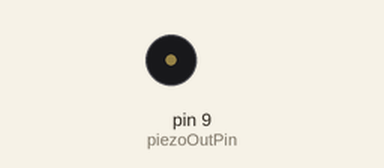
Recording of a sketch running on a simulated Arduino Uno, built with avr-gcc and run on an emulated ATmega328P. Shown: buzzer (waves = sounding).

Above: at 0.4 s.
Timing chart, 0 to 1.9 s (numbered marks = the images above):
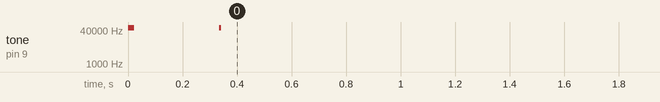

The sketch:

serial_piezo_out.ino
```cpp
/* Arduino underwater acoustic modem Transmitter Module
 * With the code below, we can send bytes acoustically to other listening devices.
 * It decodes each byte to its bits, and sends them using On-Of keying(ASK). it is
 * A form of Amplitude Modulation, and it is chosen because of the strange behavior
 * of acoustic wave phases underwater(attenuation, multi-path propagation etc).
 * Currently being tested inside a water bottle, with minaml distance of about 5cm
 * between the two piezoelectric transducers(waterproofed. DIY Hydrophones.
 */

String incomingString;

int globalInterval = 1;
int globalPause = 4;
int piezoOutPin = 9;
int highFreq = 50000;
//int lowFreq = 2500;
int bitsInAChar = 8;

void setup() {
  // initialize serial communications at 9600 bps:
  Serial.begin(9600);
  // Test String with the press of RESET Button
  sendPayload("abcdefg");
  delay(globalPause);
}

void loop() {
  // send data only when you receive data:
  while (!Serial.available() > 0) {
    continue;  // execute the commads below only after receiving input from serial
  }
  // read the incoming byte
  incomingString = Serial.readString();
  sendPayload(incomingString);
  delay(globalPause);
}

void sendChar(int myChar){
  int characters[bitsInAChar];
  int andOp=1;
  for(int i=0; i<bitsInAChar; i++){ //  split the character to bits
    characters[i] = myChar & andOp;
    andOp= andOp*2;  // go to next bit
  }

  for(int i=0;i<bitsInAChar;i++){ // send the bits to output, with certain intervals!
    delay(globalPause);  // delay between tones
    if(characters[i]>0){  // if the bitwise AND "fails"
      tone(piezoOutPin,highFreq);
      delay(globalInterval);
      noTone(piezoOutPin);
    }
    else{
      //tone(9,lowFreq); //  leave this uncommented to have "FSK"
      //noTone(piezoOutPin);  //  leave this line to have On-Off Keying
      delay(globalInterval);
      //noTone(piezoOutPin);
    }
  }
}


void initiatePacket(int packetSize){
  int characters[bitsInAChar];
  // split argument into bits
  for(byte i = 0; i < 8; i++){
    characters[i] = ((packetSize >> i) & 0x01);
  }

  tone(piezoOutPin,highFreq);  // synchronization tone
  delay(8);  // to differentiate this particular tone from other "bits"
  noTone(piezoOutPin);
  delay(globalPause);

  for (int i=0; i<8; i++){
    if(characters[i]!=0){
      tone(piezoOutPin,highFreq);
      delay(globalInterval);
    }
    else{
      //tone(piezoOutPin,lowFreq);
      delay(globalInterval);

    }
    noTone(piezoOutPin);
    delay(globalPause);  // delay between tones
  }

}

void stopPacket(){
  tone(piezoOutPin,highFreq);  // end-of-message tone
  delay(8);  // to differentiate this particular tone from other "bits"
  noTone(piezoOutPin);
}

void sendPayload(String payloadString){
  initiatePacket(payloadString.length());  // tell the receiver how many bits are in the payload
  for(int i=0; i<payloadString.length(); i++){
    sendChar(payloadString.charAt(i));
  }
  stopPacket();
}
```
